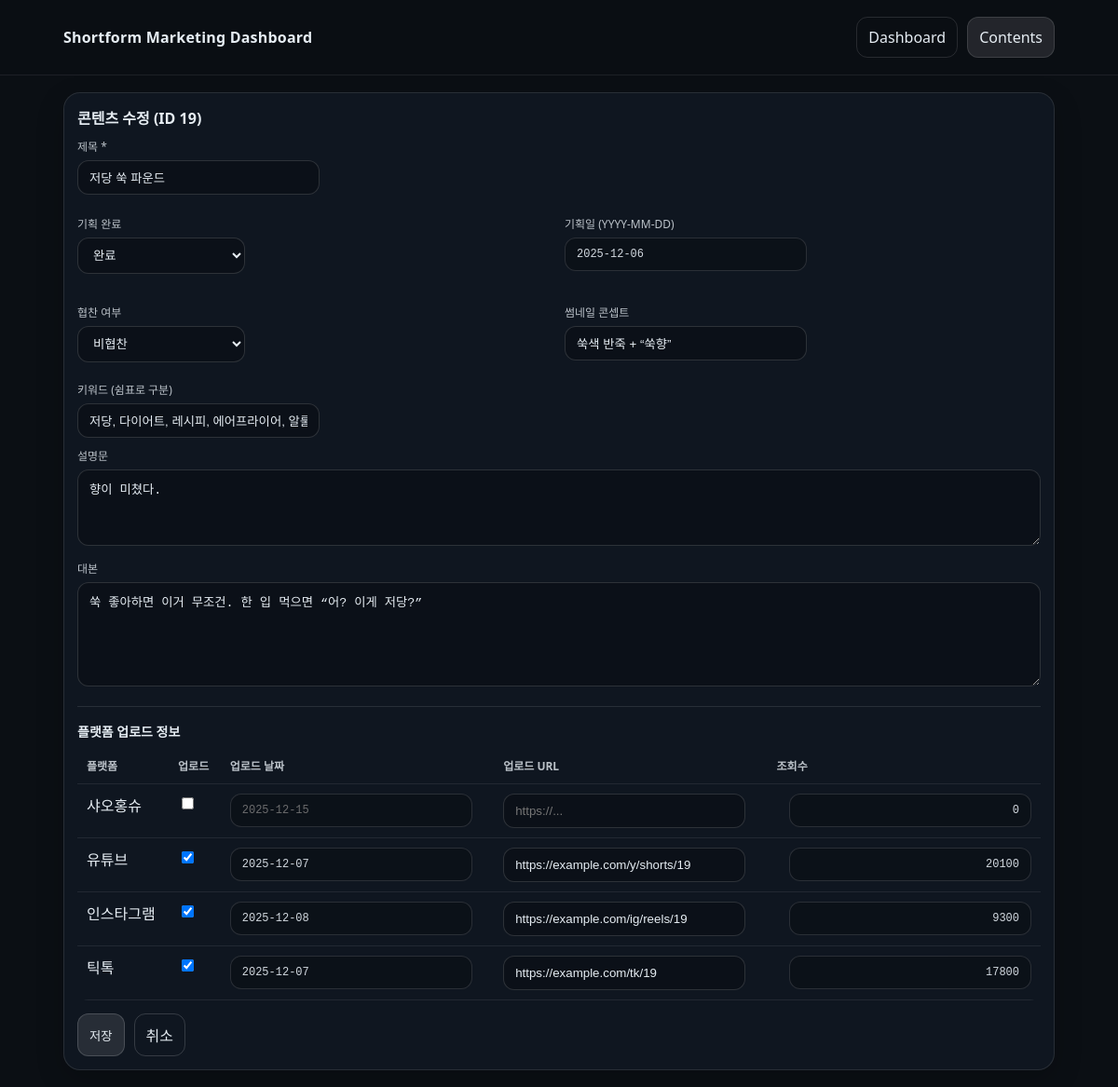
Page /contents/19/edit on the committed database.
### tables this page shows
CREATE TABLE contents (
  content_id INTEGER PRIMARY KEY AUTOINCREMENT,
  plan_done INTEGER NOT NULL DEFAULT 0,
  plan_date TEXT,
  title TEXT NOT NULL,
  description TEXT,
  script TEXT,
  thumbnail_concept TEXT,
  sponsored INTEGER NOT NULL DEFAULT 0,
  created_at TEXT DEFAULT (datetime('now'))
);

CREATE TABLE platforms (
  platform_id INTEGER PRIMARY KEY AUTOINCREMENT,
  name TEXT NOT NULL UNIQUE
);

CREATE TABLE content_platform (
  content_id INTEGER NOT NULL,
  platform_id INTEGER NOT NULL,
  is_uploaded INTEGER NOT NULL DEFAULT 0,
  upload_date TEXT,
  upload_url TEXT,
  views INTEGER DEFAULT 0,
  PRIMARY KEY (content_id, platform_id),
  FOREIGN KEY (content_id) REFERENCES contents(content_id),
  FOREIGN KEY (platform_id) REFERENCES platforms(platform_id)
);

### app.py (the view, shortened to what this page needs)
@app.route("/contents/<int:content_id>/edit", methods=["GET", "POST"])
def content_edit(content_id: int):
    con = get_db()
    cur = con.cursor()
    content = cur.execute("SELECT * FROM contents WHERE content_id=?", (content_id,)).fetchone()
    if not content:
        con.close()
        abort(404)
    platform_rows = cur.execute("SELECT platform_id, name FROM platforms ORDER BY name").fetchall()
    platform_data = cur.execute("""
        SELECT cp.platform_id, cp.is_uploaded, cp.upload_date, cp.upload_url, COALESCE(cp.views,0) AS views
        FROM content_platform cp
        WHERE cp.content_id=?
    """, (content_id,)).fetchall()
    platform_data = {r["platform_id"]: r for r in platform_data}
    kw_text = cur.execute("""
        SELECT GROUP_CONCAT(k.keyword, ', ') AS s
        FROM content_keyword ck JOIN keywords k ON k.keyword_id=ck.keyword_id
        WHERE ck.content_id=?
    """, (content_id,)).fetchone()["s"] or ""
    con.close()
    return render_template(
        "content_form.html",
        app_title=APP_TITLE,
        mode="edit",
        content=content,
        keyword_text=kw_text,
        platforms=platform_rows,
        platform_data=platform_data,
        error=None
    )

### app.py (called while the page is built)
def get_db():
    con = sqlite3.connect(DB_PATH)
    con.row_factory = sqlite3.Row
    return con

### templates/content_form.html (shortened to what this page needs)
<!doctype html>
<html lang="ko">
<head>
  <link rel="stylesheet" href="{{ url_for('static', filename='style.css') }}">
</head>
<body>
  <header class="topbar">
    <div class="wrap">
      <div class="brand">{{ app_title }}</div>
      <nav class="nav">
        <a class="navlink" href="/">Dashboard</a>
        <a class="navlink active" href="/contents">Contents</a>
      </nav>
    </div>
  </header>
  <main class="wrap">
    <section class="panel">
      <h2>{% if mode=='new' %}콘텐츠 추가{% else %}콘텐츠 수정 (ID {{ content['content_id'] }}){% endif %}</h2>
      <form method="post" class="form">
        <div class="row">
          <label class="lbl">제목 *</label>
          <input class="input" name="title" value="{{ (content['title'] if content else '') }}" placeholder="예: 저당 파운드 케이크" />
        </div>
        <div class="grid2">
          <div class="row">
            <label class="lbl">기획 완료</label>
            <select class="select" name="plan_done">
              {% set v = (content['plan_done'] if content else 0) %}
              <option value="1" {% if v==1 %}selected{% endif %}>완료</option>
            </select>
          </div>
          <div class="row">
            <label class="lbl">기획일 (YYYY-MM-DD)</label>
            <input class="input mono" name="plan_date" value="{{ (content['plan_date'] if content else '') }}" placeholder="2025-12-15" />
          </div>
        </div>
        <div class="grid2">
          <div class="row">
            <label class="lbl">협찬 여부</label>
            {% set s = (content['sponsored'] if content else 0) %}
            <select class="select" name="sponsored">
              <option value="0" {% if s==0 %}selected{% endif %}>비협찬</option>
            </select>
          </div>
          <div class="row">
            <label class="lbl">썸네일 콘셉트</label>
            <input class="input" name="thumbnail_concept" value="{{ (content['thumbnail_concept'] if content else '') }}" placeholder="예: 큰 글씨 + 전/후 비교" />
          </div>
        </div>
        <div class="row">
          <label class="lbl">키워드 (쉼표로 구분)</label>
          <input class="input" name="keywords" value="{{ keyword_text }}" placeholder="저당, 다이어트, 숏폼, 레시피" />
        </div>
        <div class="row">
          <label class="lbl">설명문</label>
          <textarea class="textarea" name="description" rows="4" placeholder="짧게 요약">{{ (content['description'] if content and content['description'] else '') }}</textarea>
        </div>
        <div class="row">
          <label class="lbl">대본</label>
          <textarea class="textarea" name="script" rows="6" placeholder="대본 내용">{{ (content['script'] if content and content['script'] else '') }}</textarea>
        </div>
        <hr class="hr" />
        <h3 class="h3">플랫폼 업로드 정보</h3>
        <table class="table">
          <thead>
            <tr>
              <th>플랫폼</th>
              <th>업로드</th>
              <th>업로드 날짜</th>
              <th>업로드 URL</th>
              <th class="right">조회수</th>
            </tr>
          </thead>
          <tbody>
            {% for p in platforms %}
              {% set d = platform_data.get(p['platform_id']) %}
              <tr>
                <td>{{ p['name'] }}</td>
                <td>
                  <input type="checkbox" name="pl_{{ p['platform_id'] }}_uploaded"
                    {% if d and d['is_uploaded']==1 %}checked{% endif %}>
                </td>
                <td>
                  <input class="input mono" name="pl_{{ p['platform_id'] }}_date"
                         value="{{ (d['upload_date'] if d and d['upload_date'] else '') }}"
                         placeholder="2025-12-15">
                </td>
                <td>
                  <input class="input" name="pl_{{ p['platform_id'] }}_url"
                         value="{{ (d['upload_url'] if d and d['upload_url'] else '') }}"
                         placeholder="https://...">
                </td>
                <td class="right">
                  <input class="input mono" name="pl_{{ p['platform_id'] }}_views"
                         value="{{ (d['views'] if d else 0) }}"
                         style="max-width:120px; text-align:right;">
                </td>
              </tr>
            {% endfor %}
          </tbody>
        </table>
        <div class="actions">
          <button class="btn" type="submit">저장</button>
          <a class="btn ghost" href="/contents">취소</a>
        </div>
      </form>
    </section>
  </main>
</body>
</html>

### static/style.css (style rules this page uses)
* { box-sizing: border-box; }
body { margin: 0; font-family: system-ui, -apple-system, "Segoe UI", Roboto, "Noto Sans KR", Arial, sans-serif; background:#0b0f14; color:#e6edf3; }
a { color: inherit; text-decoration: none; }
.wrap { max-width: 1100px; margin: 0 auto; padding: 18px; }
.topbar { position: sticky; top: 0; background: rgba(11,15,20,0.86); backdrop-filter: blur(8px); border-bottom: 1px solid rgba(255,255,255,0.08); }
.topbar .wrap { display:flex; align-items:center; justify-content:space-between; gap: 12px; }
.brand { font-weight: 800; letter-spacing: .2px; }
.nav { display:flex; gap: 10px; }
.navlink { padding: 10px 12px; border-radius: 12px; border: 1px solid rgba(255,255,255,0.12); }
.navlink.active { background: rgba(255,255,255,0.10); }
.grid2 { display:grid; grid-template-columns: 1fr 1fr; gap: 12px; margin-top: 12px; }
.card, .panel { background: rgba(18,26,36,0.75); border: 1px solid rgba(255,255,255,0.10); border-radius: 18px; padding: 14px; box-shadow: 0 10px 30px rgba(0,0,0,0.20); }
.panel h2 { margin: 0 0 10px; font-size: 16px; }
.table { width: 100%; border-collapse: collapse; overflow: hidden; border-radius: 12px; }
.table th, .table td { padding: 10px 10px; border-bottom: 1px solid rgba(255,255,255,0.08); vertical-align: top; }
.table th { text-align: left; font-size: 12px; opacity: .8; }
.right { text-align: right; }
.mono { font-family: ui-monospace, SFMono-Regular, Menlo, Consolas, monospace; font-size: 12px; opacity: .9; }
.input, .select { background: rgba(0,0,0,0.25); border: 1px solid rgba(255,255,255,0.14); color:#e6edf3; border-radius: 12px; padding: 10px 12px; }
.input { min-width: 260px; flex: 1; }
.select { min-width: 180px; }
.btn { background: rgba(255,255,255,0.10); border: 1px solid rgba(255,255,255,0.16); color:#e6edf3; padding: 10px 12px; border-radius: 12px; cursor: pointer; }
.btn.ghost { background: transparent; }
.form .row { margin: 10px 0; }
.lbl { display:block; margin: 0 0 6px; font-size: 12px; opacity: .8; }
.textarea { width: 100%; background: rgba(0,0,0,0.25); border: 1px solid rgba(255,255,255,0.14); color:#e6edf3; border-radius: 12px; padding: 10px 12px; }
.hr { border: none; border-top: 1px solid rgba(255,255,255,0.10); margin: 16px 0; }
.h3 { margin: 0 0 8px; font-size: 14px; }
.actions { display:flex; gap:10px; margin-top: 14px; }

### rows in the picture
contents: content_id "19", title "저당 쑥 파운드", plan_date "2025-12-06", thumbnail_concept "쑥색 반죽 + “쑥향”", description "향이 미쳤다.", script "쑥 좋아하면 이거 무조건. 한 입 먹으면 “어? 이게 저당?”"
platforms: name "샤오홍슈", views "0"
platforms: name "유튜브", platform_id "☑", views "20100"
content_platform: upload_date "2025-12-07", upload_url "https://example.com/y/shorts/19"
platforms: name "인스타그램", platform_id "☑", views "9300"
content_platform: upload_date "2025-12-08", upload_url "https://example.com/ig/reels/19"
platforms: name "틱톡", platform_id "☑", views "17800"
content_platform: upload_date "2025-12-07", upload_url "https://example.com/tk/19"

### other values in the picture
{{ app_title }} "Shortform Marketing Dashboard"
